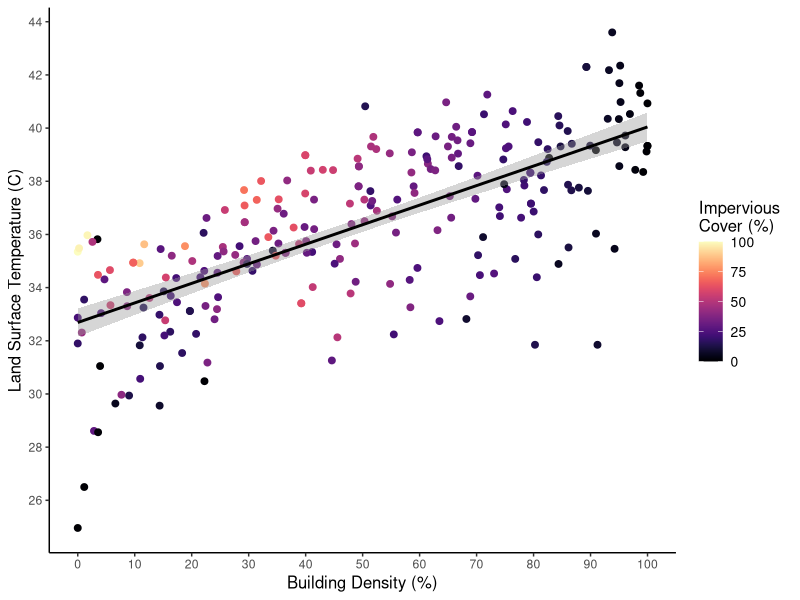
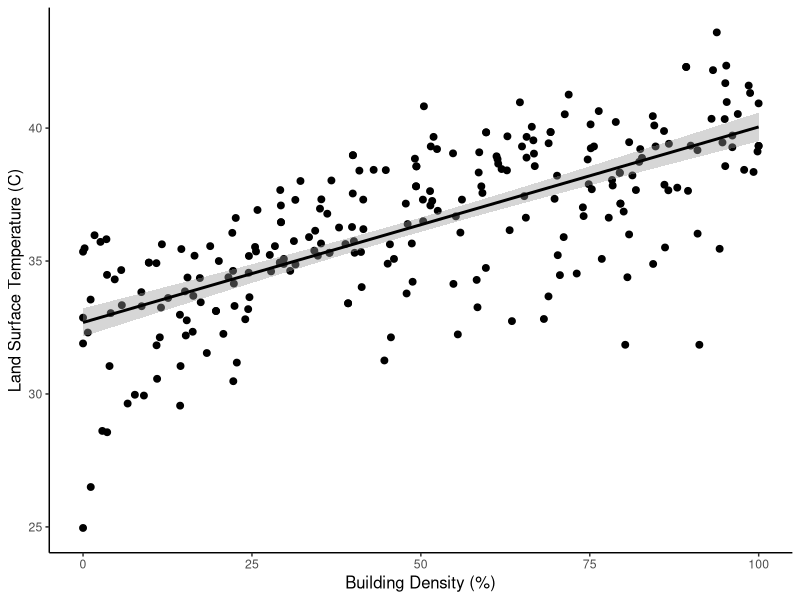
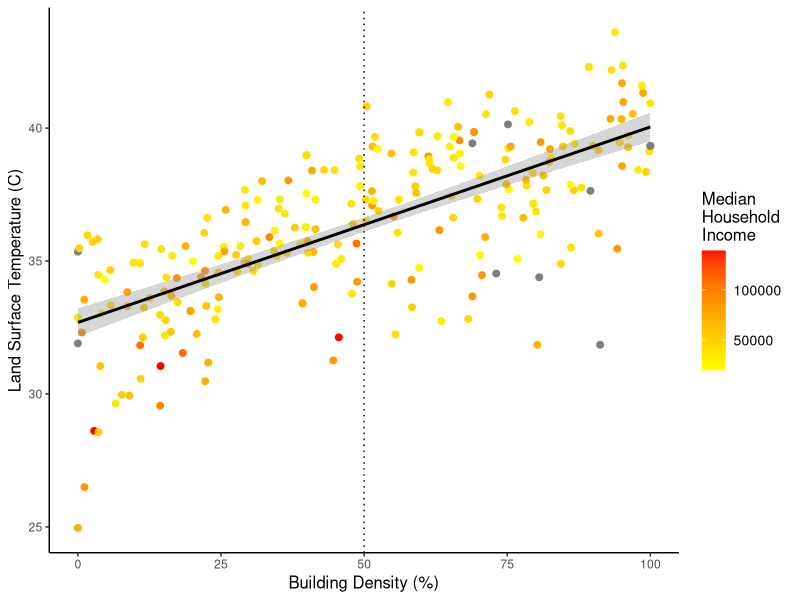
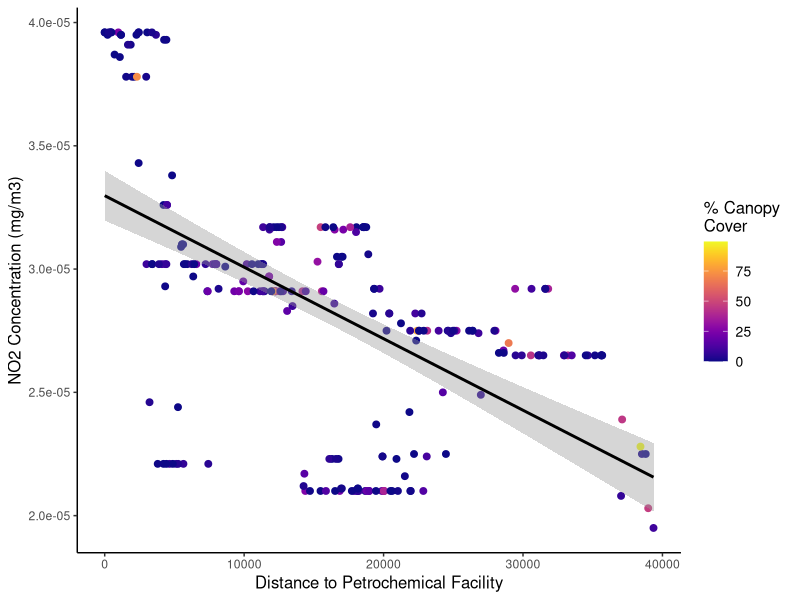
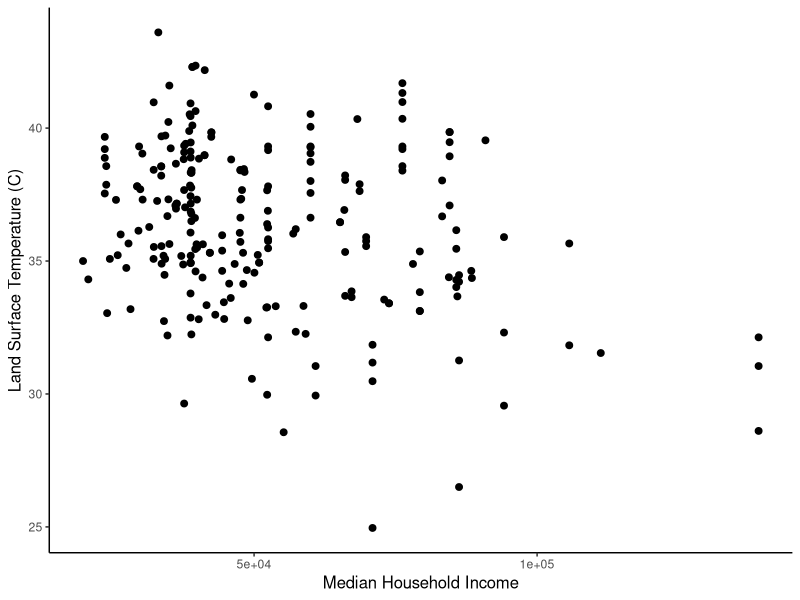
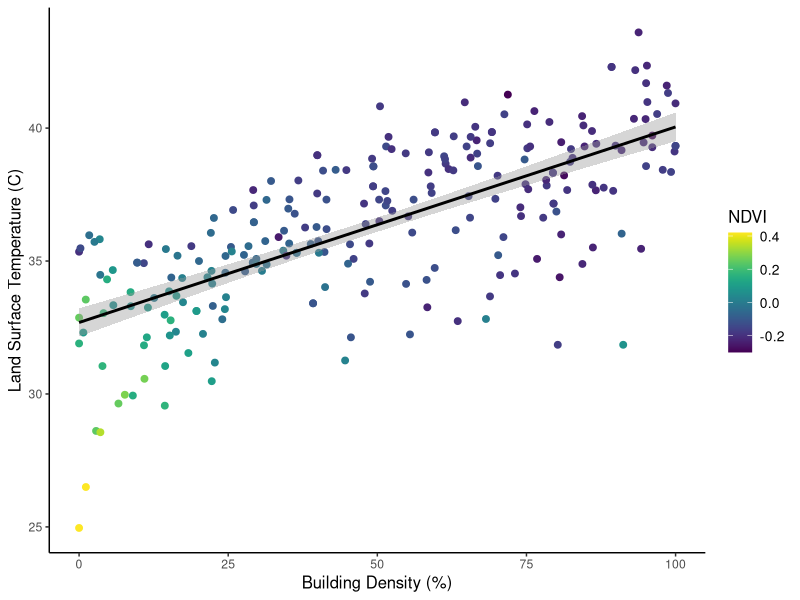
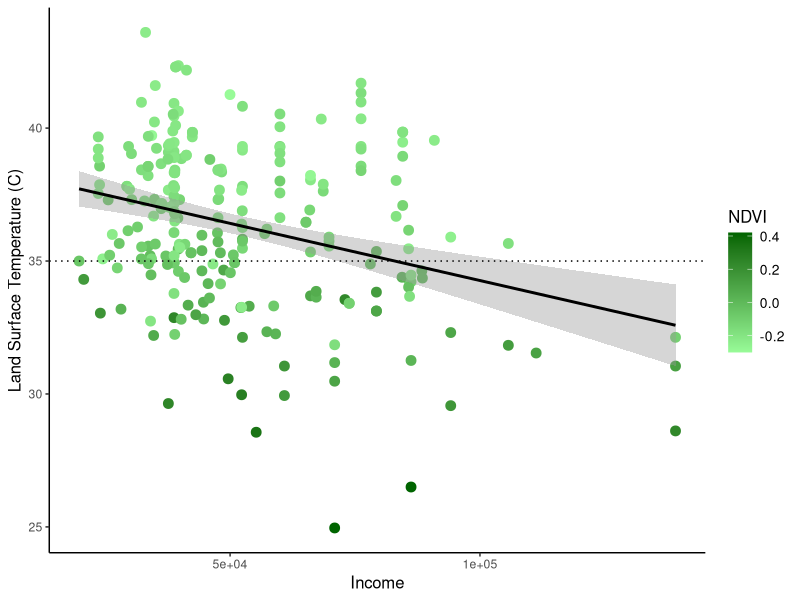
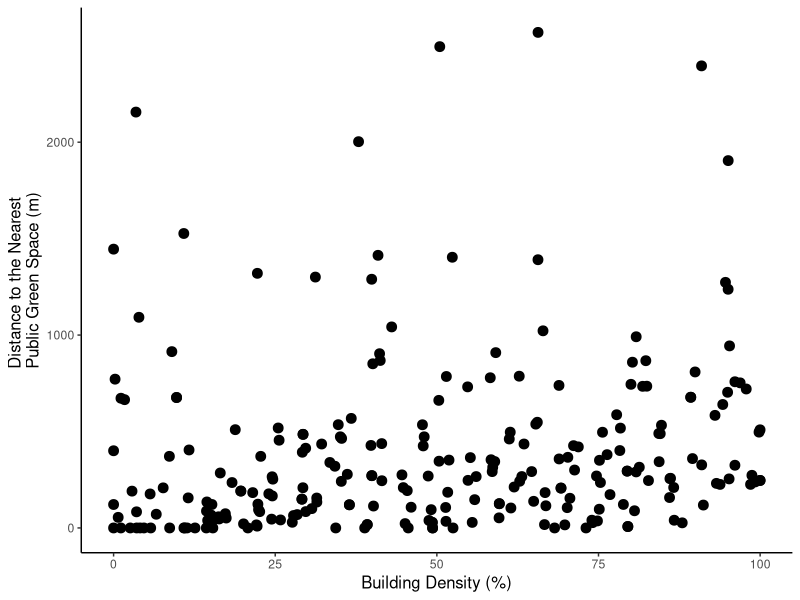

These charts were generated, in order, by the following R code:
data<-read.csv("Data/compiled_data_0813.csv")
library(ggplot2)
library(stringr)
library(tidyverse)
library(viridis)

my.theme<-theme(axis.title = element_text(size=12),
                legend.title=element_text(size=12),
                legend.text = element_text(size=10))

       
#Plot 1: BD vs. LST colour coded for impervious cover

plot1<-ggplot(data, aes(x=BD, y=LST_mean, color=Imp2)) +
  geom_point(size=2)+
  labs(x="Building Density (%)", y="Land Surface Temperature (C)",color="Impervious \nCover (%)")+
  geom_smooth(method=lm, color="black")+
  theme_classic()+
  scale_x_continuous(breaks = scales::pretty_breaks(n = 10)) +
  scale_y_continuous(breaks = scales::pretty_breaks(n = 10))+
  scale_color_viridis(option="A")

plot1+my.theme

plotx<-ggplot(data, aes(x=BD, y=LST_mean)) +
  geom_point(size=2)+
  labs(x="Building Density (%)", y="Land Surface Temperature (C)")+
  geom_smooth(method=lm, color="black")+
  theme_classic()

plotx+my.theme

#Plot 2: BD vs. LST colour coded for income

plot2<-ggplot(data, aes(x=BD, y=LST_mean, color=Income)) +
  geom_point(size=2)+
  labs(x="Building Density (%)", y="Land Surface Temperature (C)",color="Median \nHousehold \nIncome")+
  geom_smooth(method=lm, color="black")+
  theme_classic()+
  scale_color_gradient(low="yellow", high="red")+
  geom_vline(xintercept=c(50), linetype="dotted")
plot2+my.theme

#Plot 3: NO2 vs. distance to the petrochem facility colour coded for canopy cover
plot3<-ggplot(data, aes(x=petrochem_distance, y=NO2_mean, color=X.canopy)) +
  geom_point(size=2)+
  labs(x="Distance to Petrochemical Facility", y="NO2 Concentration (mg/m3)",color="% Canopy \nCover")+
  geom_smooth(method=lm, color="black")+
  theme_classic()+
  scale_color_viridis(option = "C")
plot3+my.theme

#Plot 4: LST vs. Income
plot4<-ggplot(data, aes(x=Income, y=LST_mean)) +
  geom_point(size=2)+
  labs(x="Median Household Income", y="Land Surface Temperature (C)")+
  theme_classic()
  
plot4+my.theme

#Plot 5: BD vs. LST colour coded for canopy cover

plot5<-ggplot(data, aes(x=BD, y=LST_mean, color=NDVImean)) +
  geom_point(size=2)+
  labs(x="Building Density (%)", y="Land Surface Temperature (C)",color="NDVI")+
  geom_smooth(method=lm, color="black")+
  theme_classic()+
  scale_color_viridis(option="D")

plot5+my.theme

#Plot 6: Income vs. LST colour coded for NDVI
plot6<-ggplot(data, aes(x=Income, y=LST_mean, color=NDVImean)) +
  geom_point(size=3)+
  labs(x="Income", y="Land Surface Temperature (C)",color="NDVI")+
  theme_classic()+
  scale_color_continuous(low="palegreen", high="darkgreen")+
  geom_smooth(method=lm, color="black")+
  geom_hline(yintercept=c(35), linetype="dotted")
plot6+my.theme

#Plot 7: Something about green space
plot7<-ggplot(data, aes(x=BD, y=Distance_M))+
  geom_point(size=3)+
  labs(x="Building Density (%)", y="Distance to the Nearest \nPublic Green Space (m)")+
  theme_classic()
plot7+my.theme

#Plot 8: Same thing but categorical
plot8<-ggplot(data, aes(x=BD, y=nearest_M))+
  geom_point(size=3)+
  labs(x="Building Density (%)", y="Distance to the Nearest \nPublic Green Space (minutes)")+
  theme_classic()
plot8+my.theme


#Plot 9: Manhattan's Distance GS vs. BD
gs.lm<-lm(Man_GS~BD+Income, data=data)
gs.lm
summary(gs.lm)
plot(Man_GS~BD, data=data)
abline(gs.lm)

plot(gs.lm)

plot9<-ggplot(data, aes(x=BD, y=Man_GS)) +
  geom_point(size=3)+
  labs(x="% Building Density", y="Road Network Distance to the \nNearest Green Space (m)")+
  theme_classic()+
  scale_color_continuous(low="yellow", high="darkgreen")+
  geom_smooth(method=lm, color="black")
plot9+my.theme

#Plot 10: Bringing in canopy cover to LST relationship
plot10<-ggplot(data, aes(x=BD, y=LST_mean, color=X.canopy)) +
  geom_point(size=2)+
  labs(x="Building Density (%)", y="Land Surface Temperature (C)",color="Canopy \nCover (%)")+
  geom_smooth(method=lm, color="black")+
  theme_classic()+
  scale_color_gradientn(colours=rainbow(5))
plot10+my.theme

lm<-lm(Man_GS~log(Income), data=data)
summary(lm)
plot(Man_GS~Income, data=data)
abline(lm)


## Plot 11: Housholds vs. Green Space in 500m Buffer
fil<-filter(data, Households>0)
plot11<-ggplot(fil, aes(x=Households, y=GS_500)) +
  geom_point(size=2)+
  labs(x="Number of Households", y="Green Space in 500m Buffer (m2)")+
  theme_classic()
plot11+my.theme

## Plot 12: How much does temperature decrease due to canopy?
fil.tree<-filter(data, BD>50, BD<51)
plot12<-ggplot(fil.tree, aes(x=X.canopy, y=LST_mean, color=BD))+
  geom_point(size=2)+
  labs(x="% Canopy Cover", y="LST (C)", color="BD")+
  theme_classic()+
  scale_color_gradientn(colours=rainbow(3)) +
  geom_smooth(method=lm, color="black")
  
plot12+my.theme
  
#at 1%, 50% increase led to 10C cooler = 0.2
#at 10%, 80% increase led to 5C cooler = 0.06
# at 20%, 10% increase led to 3C cooler = 0.3
# at 30%, 10% increase led to 3C cooler = 0.3
# at 40%, 30% increase led to 3C cooler = 0.1
# AT 50%, 2% increase led to 1C cooler = 0.5
